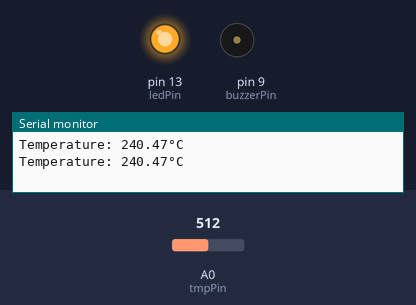
This sketch was run on a simulated Arduino Uno, built with avr-gcc and run on an emulated ATmega328P. Parts: output pins drawn as LEDs (lit = HIGH), buzzer (waves = sounding), the last lines printed to the serial monitor. The test bench sets the inputs (shaded band); at power-on: A0 (tmpPin) = 512.

Above: at 3.8 s.
3.9 s: A0 (tmpPin) set to 103
At 6.2 s:
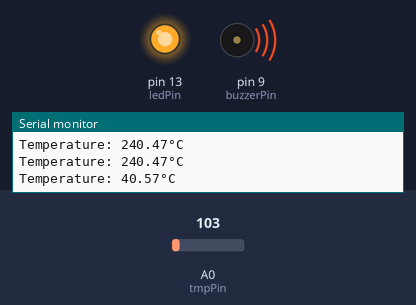
7.8 s: A0 (tmpPin) set to 90
At 9.8 s:
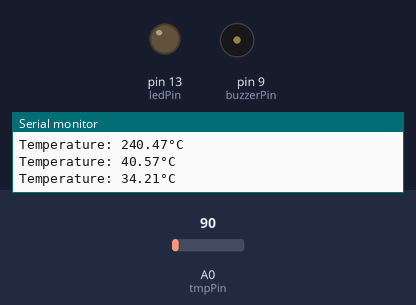
Timing chart, 0 to 11.3 s (numbered marks = the images above; inputs shaded):
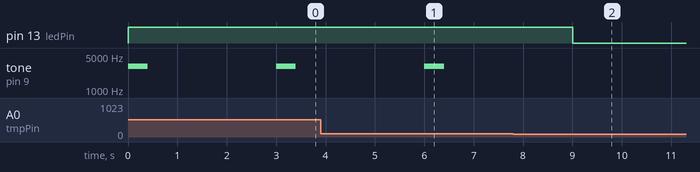

Measured:
- the behaviour switches between 96 and 95 on A0 (tmpPin) (found by bisection; images 1 and 2)
- after the input at 7.8 s, pin 13 (ledPin): HIGH → LOW after 1.2 s; tone on pin 9 (buzzerPin): stops changing and stays silent

The sketch:

overheat_detector.ino
```cpp
int tmpPin = A0;
int ledPin = 13;
int buzzerPin = 9;

float temperature;

void setup() {
  Serial.begin(9600);
  pinMode(ledPin, OUTPUT);
  pinMode(buzzerPin, OUTPUT);
}

void loop() {

  int sensorValue = analogRead(tmpPin);


  temperature = (sensorValue - 20) * 0.48876;

  Serial.print("Temperature: ");
  Serial.print(temperature);
  Serial.println("°C");

  if (temperature > 37.0) {
    digitalWrite(ledPin, HIGH);
    tone(buzzerPin, 3047, 400);
    delay(1000);
    noTone(buzzerPin);
  } else {
    digitalWrite(ledPin, LOW);
    noTone(buzzerPin);
  }

  delay(2000);
}
```
